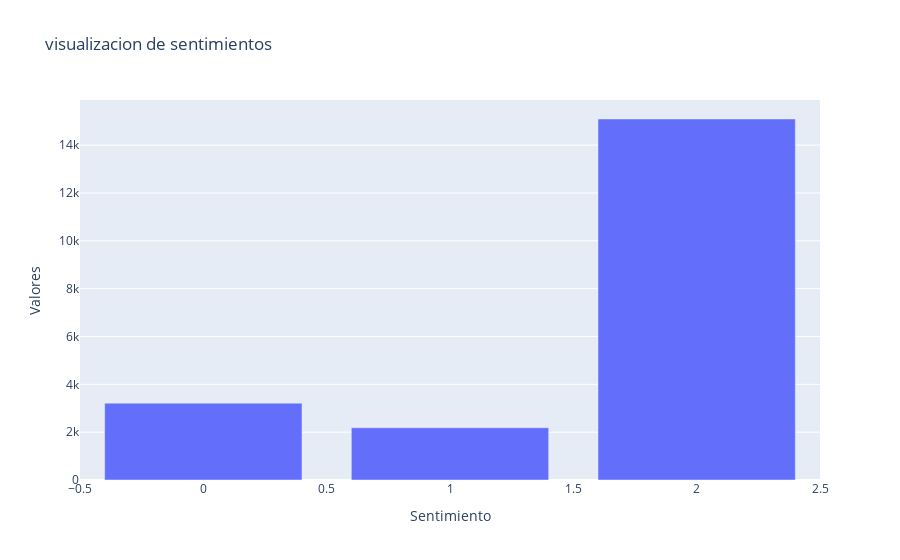

The code cell stored with this chart in its notebook:
### Code cell
fig = go.Figure([go.Bar(x=df.Sentiment.value_counts().index, y=df.Sentiment.value_counts().tolist())])
fig.update_layout(
    title="visualizacion de sentimientos",
    xaxis_title="Sentimiento",
    yaxis_title="Valores")
fig.show()

### Figure 1 — Plotly figure (JSON) as saved in the notebook; plotly's stock layout.template omitted (floating-point values rounded to 4 significant figures)
{"data": [{"type": "bar", "x": [2, 0, 1], "y": [15093, 3214, 2184]}], "layout": {"title": {"text": "visualizacion de sentimientos"}, "xaxis": {"title": {"text": "Sentimiento"}}, "yaxis": {"title": {"text": "Valores"}}}}
